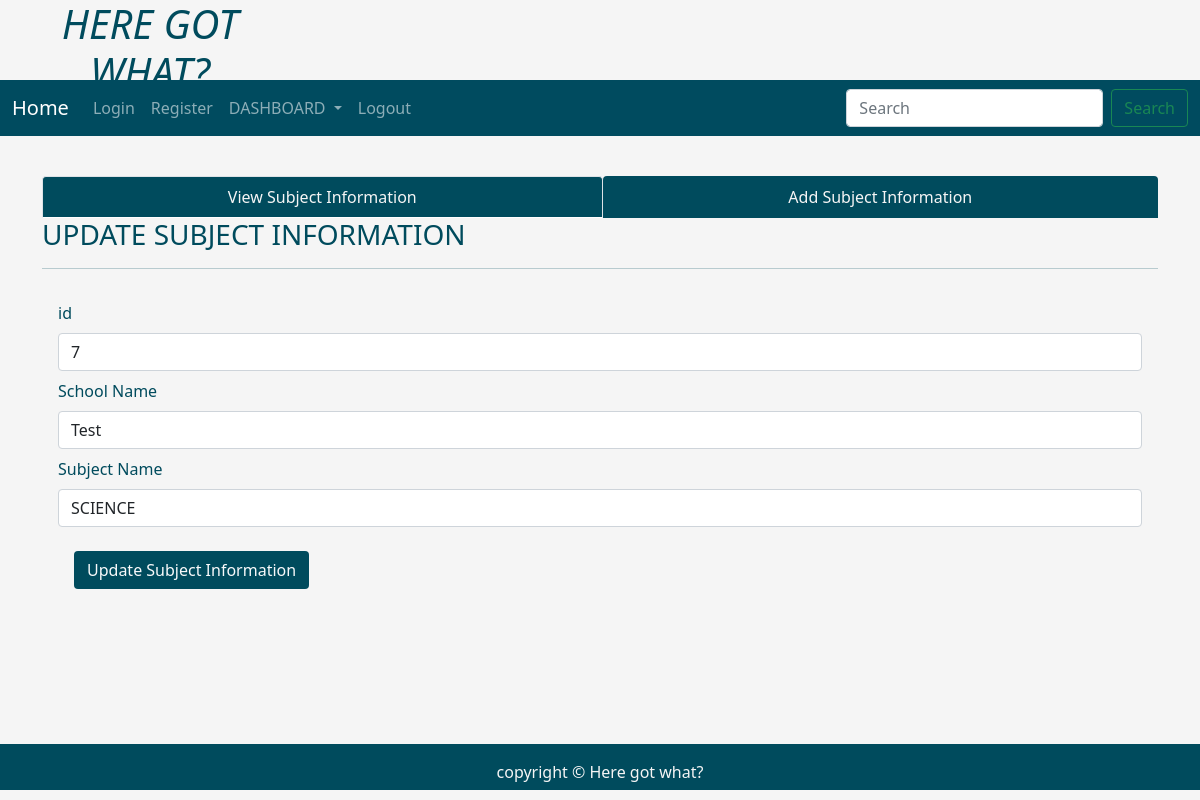
Page /fetchonesubject/7 on the committed database.
### tables this page shows
CREATE TABLE "subject" (
	"id"	INTEGER,
	"name"	TEXT,
	"subject"	TEXT,
	PRIMARY KEY("id" AUTOINCREMENT),
	FOREIGN KEY("name") REFERENCES "school"("name")
);

### application.py (the view)
@application.route('/fetchonesubject/<int:id>')
def fetchonesubject(id):
    user = get_active_user()
    db = get_database()
    subject_cur = db.execute('SELECT * from subject where id = ?', [id])
    single_subject = subject_cur.fetchone()
    return render_template('updatesubjectinfo.html', user = user, single_subject = single_subject)

### application.py (called while the page is built)
@application.teardown_appcontext
def close_database(error):
    if hasattr(g, 'ICT2103Web_db'):
        g.ICT2103Web_db.close()

def get_active_user():
    user = None
    if 'user' in session:
        user = session['user']
        db = get_database()
        user_cur = db.execute('select * from users where name =?', [user])
        user = user_cur.fetchone()
    return user

### database.py (called while the page is built)
def connect_to_database():
    sql = sqlite3.connect('C:/ICT2103Web/ICT2103Web.db')
    sql.row_factory = sqlite3.Row
    return sql

def get_database():
    if not hasattr(g, 'ICT2103Web_db'):
        g.ICT2103Web_db = connect_to_database()
    return  g.ICT2103Web_db

### templates/updatesubjectinfo.html (shortened to what this page needs)
<!DOCTYPE html>
<html lang="en">
<head>
    <link rel="stylesheet" href="https://cdnjs.cloudflare.com/ajax/libs/font-awesome/4.7.0/css/font-awesome.min.css">
    <link href="https://cdn.jsdelivr.net/npm/bootstrap@5.1.3/dist/css/bootstrap.min.css" rel="stylesheet"
>
    <link rel="stylesheet" href="{{ url_for('static', filename='home.css')}}" type="text/css">
</head>
<body>
    <div class="parent">
        <div class="child child1">
            <h1 class="text-center"><i>HERE GOT WHAT?</i></h1>
        </div>
        <div class="child child3 dropdown">
            <nav class="navbar navbar-expand-lg navbar-dark" style="background-color: #004b5f;">
                <div class="container-fluid">
                    <a class="navbar-brand" href="{{url_for('index')}}">Home</a>
                    <div class="collapse navbar-collapse" id="navbarSupportedContent">
                        <ul class="navbar-nav me-auto mb-2 mb-lg-0">
                            <li class="nav-item">
                                <a class="nav-link" aria-current="page" href="{{url_for('userLogin')}}">Login</a>
                            </li>
                            <li class="nav-item">
                                <a class="nav-link" href="{{url_for('userRegister')}}">Register</a>
                            </li>
                            <li class="nav-item dropdown">
                                <a class="nav-link dropdown-toggle" href="#" id="navbarDropdown" role="button"
                                    data-bs-toggle="dropdown" aria-expanded="false">
                                    DASHBOARD
                                </a>
                            </li>
                            <li class="nav-item">
                                <a class="nav-link" href="#">Logout</a>
                            </li>
                        </ul>
                        <form class="d-flex">
                            <input class="form-control me-2" type="search" placeholder="Search" aria-label="Search">
                            <button class="btn btn-outline-success" type="submit">Search</button>
                        </form>
                    </div>
                </div>
            </nav>
        </div>
        <div class="child child5" style="color:rgb(0, 75, 93);">
        </div>
        <div class="child child6 container" style="color:rgb(0, 75, 93);">
            <ul class="nav nav-tabs nav-fill">
                <li class="nav-item">
                    <a class="nav-link active" aria-current="page" href="{{ url_for('subjectinfo')}}"
                        style=" background-color:rgb(0, 75, 93); color:whitesmoke;">View Subject Information</a>
                </li>
                <li class="nav-item">
                    <a class="nav-link" href="{{ url_for('addnewsubject')}}"
                        style=" background-color:rgb(0, 75, 93); color:whitesmoke;">Add Subject Information</a>
                </li>
            </ul>
            <div class="table-responsive-lg caption-top">
                <caption>
                    <h3>UPDATE SUBJECT INFORMATION</h3>
                </caption>
                <hr>
                {% if single_subject %}
                <form class="p-3" action="/updatesubjectinfo" method="POST">
                    <div class="mb-2">
                        <label for="id" class="form-label">id</label>
                        <input type="text" class="form-control" id="id" name="id" value="{{single_subject['id']}}">
                    </div>
                    <div class="mb-2">
                        <label for="name" class="form-label">School Name</label>
                        <input type="text" class="form-control" id="name" name="name"
                            value="{{single_subject['name']}}">
                    </div>
                    <div class="mb-2">
                        <label for="subject" class="form-label">Subject Name</label>
                        <input type="text" class="form-control" id="subject" name="subject"
                            value="{{single_subject['subject']}}">
                    </div>
                    {% endif %}
                    <button type="submit" class="btn text-light m-3" style="background-color:rgb(0, 75, 93);">Update
                        Subject Information</button>
                </form>
            </div>
        </div>
        <div class="child child7" style="background-color:rgb(0, 75, 93); color:whitesmoke;">
            <p class="p-3 text-center">copyright &copy Here got what?</p>
        </div>
    </div>
</body>
</html>

### static/home.css (style rules this page uses)
html, body { height: 100%; background-color:whitesmoke; color:rgb(0, 75, 93); }
.parent { height: 100%; display: grid; grid-template-columns: repeat(4, 1fr); grid-template-rows: 10% 5% 7% auto 7%; }
.child { margin-bottom: 10px; }
.child1 { grid-column: 1/2; grid-row: 1/2; }
.child3 { grid-column: 1/-1; grid-row: 2/3; }
.child5 { grid-column: 4/5; grid-row: 3/4; text-align: center; }
.child6 { grid-column: 1/-1; grid-row: 4/5; }
.child7 { grid-column: 1/-1; grid-row: 5/6; }

### rows in the picture
subject: id "7", name "Test", subject "SCIENCE"
